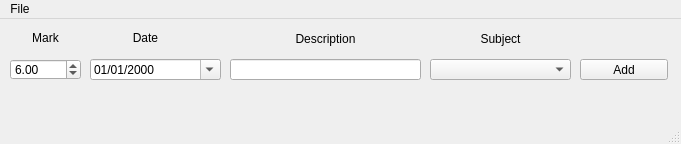
<?xml version="1.0" encoding="UTF-8"?>
<ui version="4.0">
 <class>addMKClass</class>
 <widget class="QMainWindow" name="addMKClass">
  <property name="geometry">
   <rect>
    <x>0</x>
    <y>0</y>
    <width>681</width>
    <height>144</height>
   </rect>
  </property>
  <property name="windowTitle">
   <string>Add a Mark</string>
  </property>
  <property name="windowIcon">
   <iconset resource="resources/res.qrc">
    <normaloff>:/imgs/images/window_icon.ico</normaloff>:/imgs/images/window_icon.ico</iconset>
  </property>
  <widget class="QWidget" name="centralwidget">
   <widget class="QLineEdit" name="lnDescription">
    <property name="geometry">
     <rect>
      <x>230</x>
      <y>40</y>
      <width>191</width>
      <height>21</height>
     </rect>
    </property>
   </widget>
   <widget class="QPushButton" name="btnInsertMark">
    <property name="geometry">
     <rect>
      <x>580</x>
      <y>40</y>
      <width>88</width>
      <height>21</height>
     </rect>
    </property>
    <property name="text">
     <string>Add</string>
    </property>
   </widget>
   <widget class="QComboBox" name="cbnSubject">
    <property name="geometry">
     <rect>
      <x>430</x>
      <y>40</y>
      <width>141</width>
      <height>21</height>
     </rect>
    </property>
   </widget>
   <widget class="QLabel" name="label">
    <property name="geometry">
     <rect>
      <x>20</x>
      <y>10</y>
      <width>51</width>
      <height>18</height>
     </rect>
    </property>
    <property name="text">
     <string>Mark</string>
    </property>
    <property name="alignment">
     <set>Qt::AlignCenter</set>
    </property>
   </widget>
   <widget class="QLabel" name="label_2">
    <property name="geometry">
     <rect>
      <x>90</x>
      <y>10</y>
      <width>111</width>
      <height>18</height>
     </rect>
    </property>
    <property name="text">
     <string>Date</string>
    </property>
    <property name="alignment">
     <set>Qt::AlignCenter</set>
    </property>
   </widget>
   <widget class="QLabel" name="label_3">
    <property name="geometry">
     <rect>
      <x>230</x>
      <y>10</y>
      <width>191</width>
      <height>20</height>
     </rect>
    </property>
    <property name="text">
     <string>Description</string>
    </property>
    <property name="alignment">
     <set>Qt::AlignCenter</set>
    </property>
   </widget>
   <widget class="QLabel" name="label_4">
    <property name="geometry">
     <rect>
      <x>430</x>
      <y>10</y>
      <width>141</width>
      <height>20</height>
     </rect>
    </property>
    <property name="text">
     <string>Subject</string>
    </property>
    <property name="alignment">
     <set>Qt::AlignCenter</set>
    </property>
   </widget>
   <widget class="QDateTimeEdit" name="dtMark">
    <property name="geometry">
     <rect>
      <x>90</x>
      <y>40</y>
      <width>131</width>
      <height>21</height>
     </rect>
    </property>
    <property name="displayFormat">
     <string>dd/MM/yyyy</string>
    </property>
    <property name="calendarPopup">
     <bool>true</bool>
    </property>
   </widget>
   <widget class="QLabel" name="lblQueryStatus">
    <property name="geometry">
     <rect>
      <x>10</x>
      <y>70</y>
      <width>661</width>
      <height>20</height>
     </rect>
    </property>
    <property name="text">
     <string/>
    </property>
    <property name="alignment">
     <set>Qt::AlignCenter</set>
    </property>
   </widget>
   <widget class="QDoubleSpinBox" name="spnMark">
    <property name="geometry">
     <rect>
      <x>10</x>
      <y>40</y>
      <width>71</width>
      <height>21</height>
     </rect>
    </property>
    <property name="minimum">
     <double>1.000000000000000</double>
    </property>
    <property name="maximum">
     <double>10.000000000000000</double>
    </property>
    <property name="value">
     <double>6.000000000000000</double>
    </property>
   </widget>
  </widget>
  <widget class="QMenuBar" name="menubar">
   <property name="geometry">
    <rect>
     <x>0</x>
     <y>0</y>
     <width>681</width>
     <height>30</height>
    </rect>
   </property>
   <widget class="QMenu" name="menuFile">
    <property name="title">
     <string>File</string>
    </property>
    <addaction name="actionRefresh"/>
   </widget>
   <addaction name="menuFile"/>
  </widget>
  <widget class="QStatusBar" name="statusbar"/>
  <action name="actionRefresh">
   <property name="text">
    <string>&amp;Refresh</string>
   </property>
  </action>
 </widget>
 <tabstops>
  <tabstop>spnMark</tabstop>
  <tabstop>dtMark</tabstop>
  <tabstop>lnDescription</tabstop>
  <tabstop>cbnSubject</tabstop>
  <tabstop>btnInsertMark</tabstop>
 </tabstops>
 <resources>
  <include location="resources/res.qrc"/>
 </resources>
 <connections/>
</ui>
